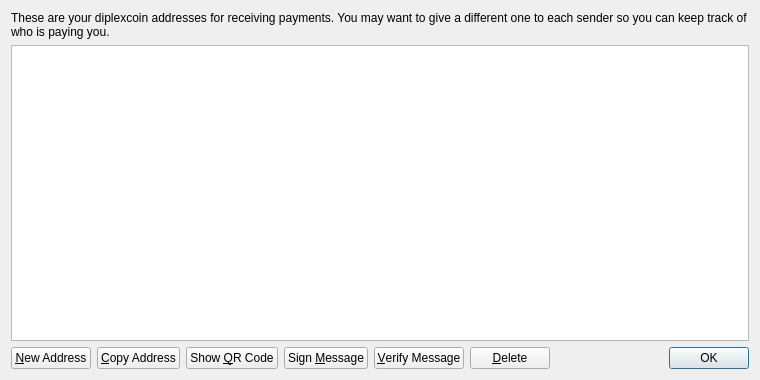
<?xml version="1.0" encoding="UTF-8"?>
<ui version="4.0">
 <class>AddressBookPage</class>
 <widget class="QWidget" name="AddressBookPage">
  <property name="geometry">
   <rect>
    <x>0</x>
    <y>0</y>
    <width>760</width>
    <height>380</height>
   </rect>
  </property>
  <property name="windowTitle">
   <string>Address Book</string>
  </property>
  <layout class="QVBoxLayout" name="verticalLayout">
   <item>
    <widget class="QLabel" name="labelExplanation">
     <property name="text">
      <string>These are your diplexcoin addresses for receiving payments. You may want to give a different one to each sender so you can keep track of who is paying you.</string>
     </property>
     <property name="textFormat">
      <enum>Qt::PlainText</enum>
     </property>
     <property name="wordWrap">
      <bool>true</bool>
     </property>
    </widget>
   </item>
   <item>
    <widget class="QTableView" name="tableView">
     <property name="contextMenuPolicy">
      <enum>Qt::CustomContextMenu</enum>
     </property>
     <property name="toolTip">
      <string>Double-click to edit address or label</string>
     </property>
     <property name="tabKeyNavigation">
      <bool>false</bool>
     </property>
     <property name="alternatingRowColors">
      <bool>true</bool>
     </property>
     <property name="selectionMode">
      <enum>QAbstractItemView::SingleSelection</enum>
     </property>
     <property name="selectionBehavior">
      <enum>QAbstractItemView::SelectRows</enum>
     </property>
     <property name="sortingEnabled">
      <bool>true</bool>
     </property>
     <attribute name="verticalHeaderVisible">
      <bool>false</bool>
     </attribute>
    </widget>
   </item>
   <item>
    <layout class="QHBoxLayout" name="horizontalLayout">
     <item>
      <widget class="QPushButton" name="newAddressButton">
       <property name="toolTip">
        <string>Create a new address</string>
       </property>
       <property name="text">
        <string>&amp;New Address</string>
       </property>
       <property name="icon">
        <iconset resource="../bitcoin.qrc">
         <normaloff>:/icons/add</normaloff>:/icons/add</iconset>
       </property>
      </widget>
     </item>
     <item>
      <widget class="QPushButton" name="copyToClipboard">
       <property name="toolTip">
        <string>Copy the currently selected address to the system clipboard</string>
       </property>
       <property name="text">
        <string>&amp;Copy Address</string>
       </property>
       <property name="icon">
        <iconset resource="../bitcoin.qrc">
         <normaloff>:/icons/editcopy</normaloff>:/icons/editcopy</iconset>
       </property>
      </widget>
     </item>
     <item>
      <widget class="QPushButton" name="showQRCode">
       <property name="text">
        <string>Show &amp;QR Code</string>
       </property>
       <property name="icon">
        <iconset resource="../bitcoin.qrc">
         <normaloff>:/icons/qrcode</normaloff>:/icons/qrcode</iconset>
       </property>
      </widget>
     </item>
     <item>
      <widget class="QPushButton" name="signMessage">
       <property name="toolTip">
        <string>Sign a message to prove you own a diplexcoin address</string>
       </property>
       <property name="text">
        <string>Sign &amp;Message</string>
       </property>
       <property name="icon">
        <iconset resource="../bitcoin.qrc">
         <normaloff>:/icons/edit</normaloff>:/icons/edit</iconset>
       </property>
      </widget>
     </item>
     <item>
      <widget class="QPushButton" name="verifyMessage">
       <property name="toolTip">
        <string>Verify a message to ensure it was signed with a specified diplexcoin address</string>
       </property>
       <property name="text">
        <string>&amp;Verify Message</string>
       </property>
       <property name="icon">
        <iconset resource="../bitcoin.qrc">
         <normaloff>:/icons/transaction_0</normaloff>:/icons/transaction_0</iconset>
       </property>
      </widget>
     </item>
     <item>
      <widget class="QPushButton" name="deleteButton">
       <property name="toolTip">
        <string>Delete the currently selected address from the list</string>
       </property>
       <property name="text">
        <string>&amp;Delete</string>
       </property>
       <property name="icon">
        <iconset resource="../bitcoin.qrc">
         <normaloff>:/icons/remove</normaloff>:/icons/remove</iconset>
       </property>
      </widget>
     </item>
     <item>
      <spacer name="horizontalSpacer">
       <property name="orientation">
        <enum>Qt::Horizontal</enum>
       </property>
       <property name="sizeHint" stdset="0">
        <size>
         <width>40</width>
         <height>20</height>
        </size>
       </property>
      </spacer>
     </item>
     <item>
      <widget class="QDialogButtonBox" name="buttonBox">
       <property name="sizePolicy">
        <sizepolicy hsizetype="Maximum" vsizetype="Fixed">
         <horstretch>0</horstretch>
         <verstretch>0</verstretch>
        </sizepolicy>
       </property>
       <property name="standardButtons">
        <set>QDialogButtonBox::Ok</set>
       </property>
      </widget>
     </item>
    </layout>
   </item>
  </layout>
 </widget>
 <resources>
  <include location="../bitcoin.qrc"/>
 </resources>
 <connections/>
</ui>
